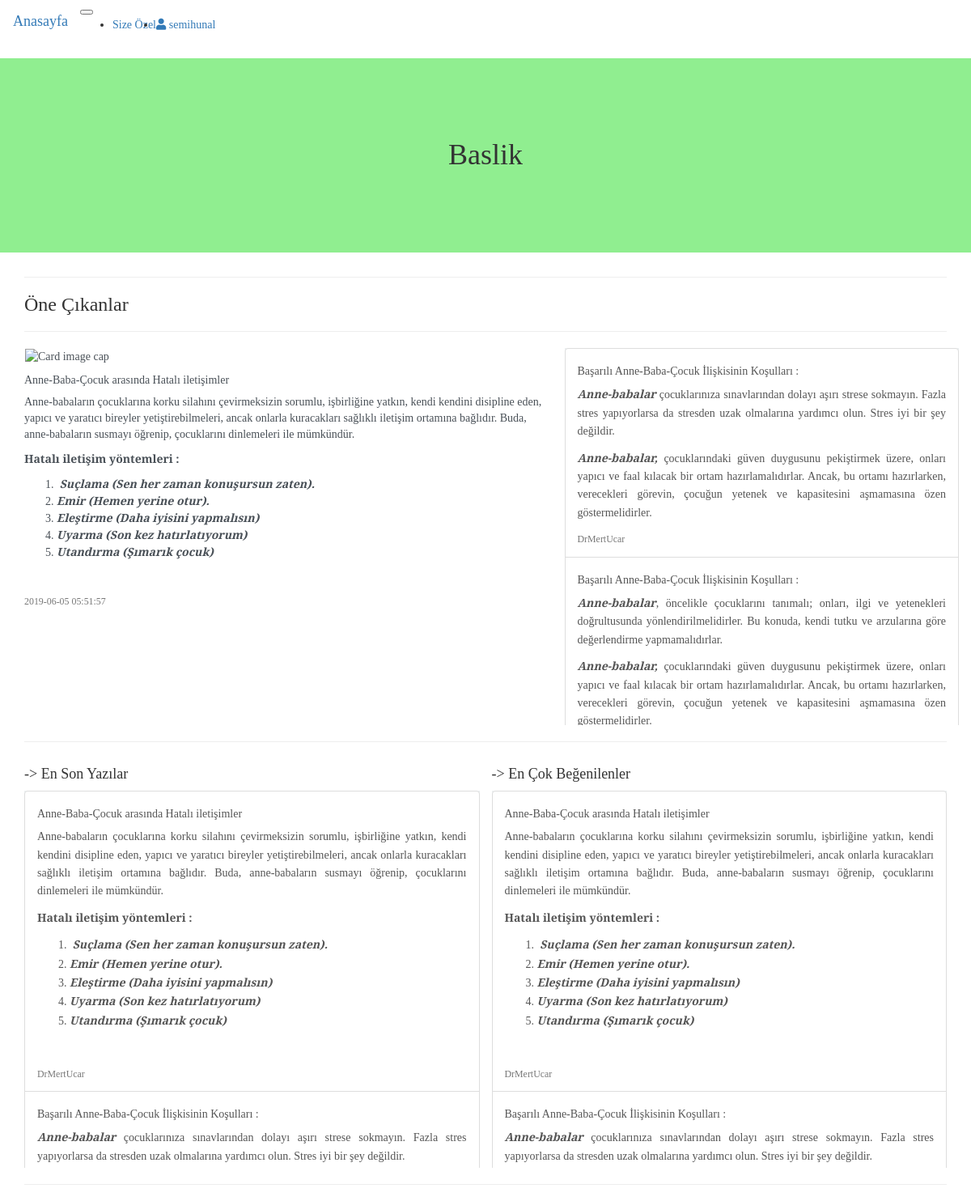
/index.php (signed in), run on the app's committed database.
### tables this page shows
CREATE TABLE `posts` (
  `postId` int(11) NOT NULL,
  `userId` int(11) NOT NULL,
  `title` text NOT NULL,
  `text` text NOT NULL,
  `usefulNumber` int(11) NOT NULL DEFAULT '0',
  `notusefulNumber` int(11) NOT NULL DEFAULT '0',
  `newId` int(11) NOT NULL DEFAULT '0',
  `datetime` datetime NOT NULL DEFAULT CURRENT_TIMESTAMP,
  `status` int(11) NOT NULL DEFAULT '0',
  `productPhoto` blob,
  `price` int(11) NOT NULL
);

CREATE TABLE `users` (
  `id` int(11) NOT NULL,
  `userName` varchar(20) NOT NULL,
  `fullName` varchar(30) NOT NULL,
  `pass` varchar(20) NOT NULL,
  `email` varchar(50) NOT NULL,
  `gender` varchar(10) NOT NULL,
  `registerDate` datetime NOT NULL DEFAULT CURRENT_TIMESTAMP,
  `status` int(11) NOT NULL,
  `admin` int(11) NOT NULL DEFAULT '0',
  `photo` longblob NOT NULL,
  `biography` varchar(300) NOT NULL
);

### index.php (the view, shortened to what this page needs)
	<!DOCTYPE html>
<html lang="en">
<head>
    <link rel="stylesheet" href="node_modules\bootstrap\dist\css\bootstrap.min.css">
    <link rel="stylesheet" href="node_modules\font-awesome\css\font-awesome.min.css">
   	<link rel="stylesheet" type="text/css" href="assets/styles.css"> <link href="content/progressBar.scss" rel="stylesheet/scss" type="text/css"></link>
	<link rel="stylesheet" href="style.css">
	<link rel="stylesheet" href="../style.css">
	<link href="node_modules/froala-editor/css/froala_editor.pkgd.min.css" rel="stylesheet" type="text/css" />
<link href="node_modules/froala-editor/css/froala_style.min.css" rel="stylesheet" type="text/css" />
<link rel="stylesheet" href="https://cdnjs.cloudflare.com/ajax/libs/font-awesome/4.4.0/css/font-awesome.min.css"/>
</head>
<body style=" font-family: 'Bree Serif', serif;">
<?php
    include("db/connection.php");
    $adminPosts = mysqli_query($db,"SELECT * FROM posts INNER JOIN users ON posts.userId=users.id where users.admin=1 and posts.status!=-2 and posts.status!=-1 Order by postId DESC Limit 1,10");
    $adminAnaPost = mysqli_query($db,"SELECT * FROM posts INNER JOIN users ON posts.userId=users.id where users.admin=1 and posts.status!=-2 and posts.status!=-1 Order by postId DESC Limit 1")->fetch_assoc();
    $enSonEklenenler = mysqli_query($db,"SELECT * FROM posts where status!=-2 and status!=-1 Order by postId DESC Limit 10");
    $enCokBegenilenler = mysqli_query($db,"select * from likes inner JOIN posts on likes.postId = posts.postId where posts.status!=-2 and posts.status!=-1 GROUP by likes.postId ORDER by sum(likes.status) desc");
?>
	<nav class="navbar navbar-expand-md fixed-top navbar-light" id="nav">
  <a class="navbar-brand" href="index.php">Anasayfa</a>
  <button class="navbar-toggler" type="button" data-toggle="collapse" data-target="#navbarSupportedContent" aria-controls="navbarSupportedContent" aria-expanded="false" aria-label="Toggle navigation">
  </button>
  <div class="collapse navbar-collapse" id="navbarSupportedContent">
    <ul class="navbar-nav mr-auto">
      <li class="nav-item active">
	    <?php  if($_SESSION["login"]=="true") echo '<a class="nav-link" href="sizeOzel.php">Size Özel </a>';
          ?>
      </li>
      <li class="nav-item dropdown">
        <a class="nav-link dropdown-toggle" href="#" id="navbarDropdown" role="button" data-toggle="dropdown" aria-haspopup="true" aria-expanded="false">
        <span class="fa fa-user"></span> <?php if($_SESSION["login"] == "true") echo $_SESSION["userName"]; ?>
        </a>
      </li>
    </ul>
  </div>
</nav>
	<div class="text-center" style="">
		<h1>Baslik</h1>
	</div>
<div class="container" >
 <hr/>
     <h3>Öne Çıkanlar</h3>
        <hr/>
        <div class="row">
            <div class="col-md-7 col-lg-7 " style="">
                <a href="postDetail.php?postId=<?php echo $adminAnaPost['postId']; ?>" style="color:#495057"><div class=" card mb-3  CalloutBoderLeft" style="cursor:pointer; height:466px; overflow-y:hidden">
                    <img class="card-img-top img-fluid" src="https://cdn-images-1.medium.com/max/1400/1*u1QFySlQlYqBUCV_nRx9Tw.jpeg" alt="Card image cap"
                        style="padding:1px; width:1005px; height:300px; object-fit:cover">
                    <div class="card-body">
                        <h5 class="card-title"><?php echo $adminAnaPost["title"]; ?></h5>
                        <p class="card-text" id="mainMainPostContent" ><?php echo $adminAnaPost["text"]; ?></p>
                        <p class="card-text">
                            <small class="text-muted"><?php echo $adminAnaPost["datetime"]; ?></small>
                        </p>
                    </div>
                </div></a>
            </div>
            <div class="col-md-5 " style=" ">
                <div class="row ozel-scrollbar " id="scrollDiv" style="padding:0px; height:466px; position:relative;  text-align: justify; overflow-y: scroll; background-color: #ECF0F1; background-color: #ECF0F1;  color:#2E4053; line-height: 1.6em">
                    <div class="list-group " style="">
                    <?php
                    $sayac=1;
                    while($sonuc = mysqli_fetch_assoc($adminPosts))
                    {
                        ?>
                        <a href="postDetail.php?postId=<?php echo $sonuc["postId"]; ?>" class="list-group-item list-group-item-action flex-column align-items-start">
                            <div class="d-flex w-100 justify-content-between">
                                <h5 class="mb-1"><?php echo $sonuc["title"] ?></h5>
                            </div>
                            <p class="mb-1 postContent" id="mainPostContent<?php echo $sayac;?>" ><?php  echo $sonuc["text"]; ?></p>
                            <small class="text-muted"><?php
                                    $userId= $sonuc["userId"];
                                    $userName= mysqli_query($db,"SELECT * FROM users where id='$userId'")->fetch_assoc();
                                    echo $userName["userName"];
                                    ?>
                            </small>
                        </a>
                    <?php $sayac++; } ?>
                    </div>
                </div>
            </div>
            </div>
        <div class="row">
            <div class="col-md-12">
                <hr class="mt-1">
            </div>
        </div>
		    <div class="row" style="padding-left:15px;">
            <div class="col-md-6 col-lg-6 " style="">
            <div class="row"><h4 class="ml-3">-> En Son Yazılar</h4> </div>
            <div class="row ozel-scrollbar  ulList" id="scrollDiv" style="padding:0px; margin-right:0px; height:466px; position:relative;  text-align: justify; overflow-y: scroll; background-color: #ECF0F1; background-color: #ECF0F1;  color:#2E4053; line-height: 1.6em">
                                <div class="list-group " style="">
                                <?php
                                while($sonuc = mysqli_fetch_assoc($enSonEklenenler))
                                {
                                ?>
                                    <a href="postDetail.php?postId=<?php echo $sonuc["postId"]; ?>" class="list-group-item list-group-item-action flex-column align-items-start">
                                    <div class="d-flex w-100 justify-content-between">
                                        <h5 class="mb-1"><?php echo $sonuc["title"] ?></h5>
                                    </div>
                                    <p class="mb-1 postContent" id="mainPostContent<?php echo $sayac;?>" ><?php  echo $sonuc["text"]; ?></p>
                                    <small class="text-muted"><?php
                                            $userId= $sonuc["userId"];
                                            $userName= mysqli_query($db,"SELECT * FROM users where id='$userId'")->fetch_assoc();
                                            echo $userName["userName"];
                                            ?>
                                    </small>
                                </a>
                                    <?php $sayac++; } ?>
                                </div>
                            </div>
            </div>
            <div class="col-md-6 col-lg-6 " style="">
            <div class="row"><h4 class="ml-3">-> En Çok Beğenilenler</h4> </div>
                <div class="row ozel-scrollbar  ulList" id="scrollDiv" style="padding:0px; margin-right:0px; height:466px; position:relative;  text-align: justify; overflow-y: scroll; background-color: #ECF0F1; background-color: #ECF0F1;  color:#2E4053; line-height: 1.6em">
                    <div class="list-group " style="">
                    <?php
                   while($sonuc = mysqli_fetch_assoc($enCokBegenilenler))
                   {
                   ?>
                       <a href="postDetail.php?postId=<?php echo $sonuc["postId"]; ?>" class="list-group-item list-group-item-action flex-column align-items-start">
                       <div class="d-flex w-100 justify-content-between">
                           <h5 class="mb-1"><?php echo $sonuc["title"] ?></h5>
                       </div>
                       <p class="mb-1 postContent" id="mainPostContent<?php echo $sayac;?>" ><?php  echo $sonuc["text"]; ?></p>
                       <small class="text-muted"><?php
                               $userId= $sonuc["userId"];
                               $userName= mysqli_query($db,"SELECT * FROM users where id='$userId'")->fetch_assoc();
                               echo $userName["userName"];
                               ?>
                       </small>
                   </a>
                       <?php $sayac++; } ?>
                    </div>
                </div>
            </div>
            </div>
		<hr>
	<link rel="stylesheet" href="https://use.fontawesome.com/releases/v5.8.2/css/all.css">
</body>
</html>

### assets/styles.css (style rules this page uses)
h1 { background-color: lightgreen; padding: 100px; }
nav { width: 100%; }
.ozel-scrollbar { overflow-y: scroll; }

### data on the page
posts: title "Anne-Baba-Çocuk arasında Hatalı iletişimler", text "Anne-babaların çocuklarına korku silahını çevirmeksizin sorumlu, işbirliğine yatkın, kendi kendini disipline eden, yapıcı ve yaratıcı bireyler yetiştirebilmeleri, ancak onlarla kuracakları sağlıklı iletişim ortamına bağlıdır. Buda, anne-babaların susmayı öğrenip, çocuklarını dinlemeleri ile mümkündür. Hatalı iletişim yöntemleri : Suçlama (Sen her zaman konuşursun zaten). Emir (Hemen yerine otur). Eleştirme (Daha iyisini yapmalısın) Uyarma (Son kez hatırlatıyorum) Utandırma (Şımarık çocuk)", datetime "2019-06-05 05:51:57", userId.userName "DrMertUcar"
posts: title "Başarılı Anne-Baba-Çocuk İlişkisinin Koşulları :", text "Anne-babalar çocuklarınıza sınavlarından dolayı aşırı strese sokmayın. Fazla stres yapıyorlarsa da stresden uzak olmalarına yardımcı olun. Stres iyi bir şey değildir. Anne-babalar, çocuklarındaki güven duygusunu pekiştirmek üzere, onları yapıcı ve faal kılacak bir ortam hazırlamalıdırlar. Ancak, bu ortamı hazırlarken, verecekleri görevin, çocuğun yetenek ve kapasitesini aşmamasına özen göstermelidirler.", userId.userName "DrMertUcar", text "Anne-babalar çocuklarınıza sınavlarından dolayı aşırı strese sokmayın. Fazla stres yapıyorlarsa da stresden uzak olmalarına yardımcı olun. Stres iyi bir şey değildir."
posts: title "Başarılı Anne-Baba-Çocuk İlişkisinin Koşulları :", text "Anne-babalar , öncelikle çocuklarını tanımalı; onları, ilgi ve yetenekleri doğrultusunda yönlendirilmelidirler. Bu konuda, kendi tutku ve arzularına göre değerlendirme yapmamalıdırlar. Anne-babalar, çocuklarındaki güven duygusunu pekiştirmek üzere, onları yapıcı ve faal kılacak bir ortam hazırlamalıdırlar. Ancak, bu ortamı hazırlarken, verecekleri görevin, çocuğun yetenek ve kapasitesini aşmamasına özen göstermelidirler."

### other printed values
$_SESSION["userName"] "semihunal"
